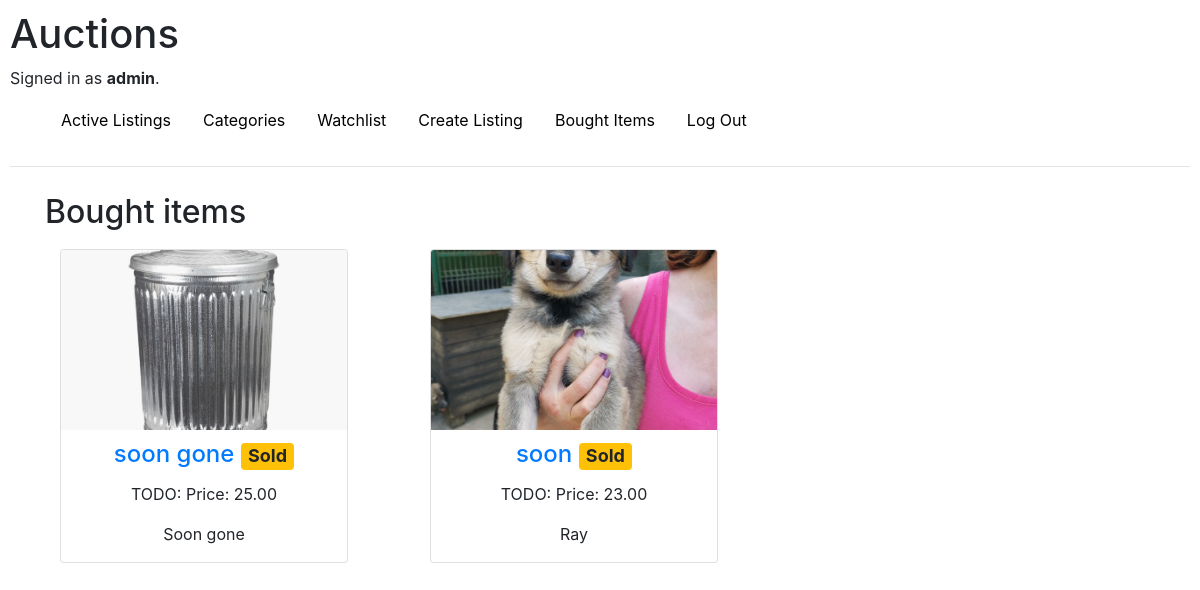
The app's page /boughtlist (signed in) with its own data.
### auctions/models.py (models this page shows)
class User(AbstractUser):
    pass

class Bought(models.Model):
    user = models.ForeignKey(User, on_delete=models.CASCADE, related_name="buyer")
    product = models.ForeignKey(Listing, on_delete=models.CASCADE)
    date = models.DateTimeField(default=datetime.now, blank=True)

class Listing(models.Model):
    CATEGORIES = [
        ("NONE", "None"),
        ("ELECTRONICS", "Electronics"),
        ("ART", "Art"),
        ("CLOTHING", "Clothing"),
        ("TOYS", "Toys"),
        ("BOOKS, MOVIES, MUSIC", "Books, Movies, Music"),
        ("HEALTH, BEAUTY", "Health, Beauty"),
        ("PET SUPPLIES", "Pet Supplies")
    ]
    title = models.CharField(max_length=100)
    category = models.CharField(choices=CATEGORIES, default="NONE", max_length=25)
    description = models.CharField(max_length=500)
    price = models.DecimalField(max_digits=10, decimal_places=2)
    date = models.DateTimeField(default=datetime.now, blank=True)
    date_end = models.DateTimeField(default=datetime.now) # TODO: hacky fix
    active = models.BooleanField(default=True)
    user = models.ForeignKey(User, on_delete=models.CASCADE, related_name="lister")
    img = models.ImageField(upload_to="images", default=None, blank=True)

### auctions/views.py (the view)
# urls.py: path("boughtlist", views.boughtlist, name="boughtlist"),
def boughtlist(request):
    items = Bought.objects.filter(user=request.user)
    return render(request, "auctions/boughtlist.html", {
        "items": items
    })

### auctions/templates/auctions/boughtlist.html
{% extends "auctions/layout.html" %}
{% block body %}
<div class="container">
    <h2>Bought items</h2>
    <div class="container text-center justify-center">
        <div class="row row-cols-1 row-cols-md-2 row-cols-lg-3">
        {% if items %}
        {% for item in items %}
            <div class="col mb-5">
                <div class="card">
                    <a href="{% url 'auctions:item' id=item.product.id %}">
                        {% if item.product.img %}
                        <img class="card-img-top" src="{{ item.product.img.url }}" alt="Image" height="120px">
                        {% else %}
                        <img class="card-img-top" src="/media/images/placeholder.svg" alt="Image" height="120px">
                        {% endif %}
                    </a>
                    <h4 class="card-title"><a href="{% url 'auctions:item' id=item.product.id %}">{{ item.product.title }}</a>
                        <span class="badge bg-warning">Sold</span></h4>
                    <p>TODO: Price: {{ item.product.price }}</p>
                    <p>{{ item.product.description }}</p>
                </div>
            </div>
        {% endfor %}
        {% else %}
        <p>You have not bought any items yet.</p>
        {% endif %}
        </div>
    </div>
</div>
{% endblock %}

### auctions/templates/auctions/layout.html (shortened to what this page needs)
{% load static %}
<!DOCTYPE html>
<html lang="en">
    <head>
        <link rel="stylesheet" href="https://stackpath.bootstrapcdn.com/bootstrap/4.4.1/css/bootstrap.min.css">
        <link href="{% static 'auctions/styles.css' %}" rel="stylesheet" type='text/css'>
        {% load bootstrap4 %}
        {% bootstrap_css %}
    </head>
    <body>
        <div class="header">
        <h1>Auctions</h1>
        <div>
            {% if user.is_authenticated %}
                Signed in as <strong>{{ user.username }}</strong>.
            {% else %}
                Not signed in.
            {% endif %}
        </div>
        <div class="container">
        <ul class="nav nav-pills">
            <li class="nav-item">
                <a class="nav-link" href="{% url 'auctions:index' %}">Active Listings</a>
            </li>
            <li class="nav-item">
                <a class="nav-link" href="{% url 'auctions:categories' %}">Categories</a>
            </li>
            {% if user.is_authenticated %}
                <li class="nav-item">
                    <a class="nav-link" href="{% url 'auctions:watchlist' %}">Watchlist</a>
                </li>
                <li class="nav-item">
                    <a class="nav-link" href="{% url 'auctions:listing' %}">Create Listing</a>
                </li>
                <li class="nav-item">
                    <a class="nav-link" href="{% url 'auctions:boughtlist' %}">Bought Items</a>
                </li>
                <li class="nav-item">
                    <a class="nav-link" href="{% url 'auctions:logout' %}">Log Out</a>
                </li>
            {% endif %}
        </ul>
    </div>
    </div>
        <hr>
        {% block body %}
        {% endblock %}
    </body>
</html>

### auctions/static/auctions/styles.css (style rules this page uses)
body { padding: 10px; }
.container { padding: 10px; }
.nav-link { color: black; }
.card-img-top { width: 100%; height: 15vw; max-height: 250px; object-fit: cover; }
.card-title { padding-top: 10px; }
.card { width: 18rem; }

### records on screen
User: username "admin"
Bought: product.img (picture), product "soon gone", product.price "25.00", product.description "Soon gone"
Bought: product.img (picture), product "soon", product.price "23.00", product.description "Ray"
